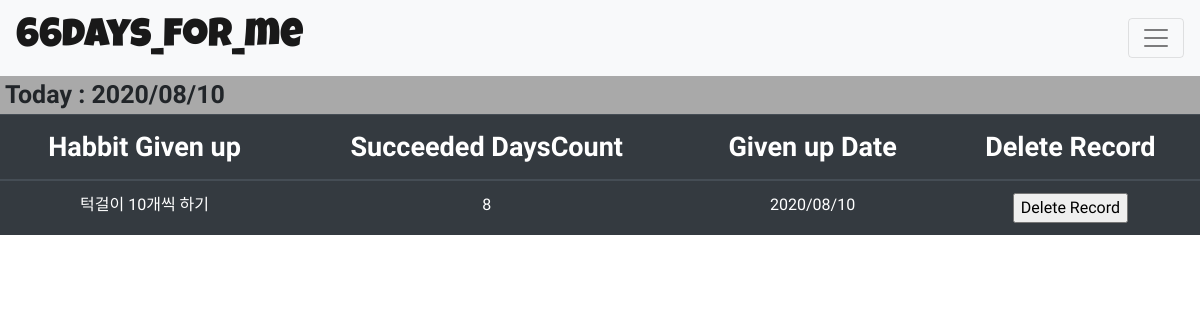
The app's page /record/ with its own data.
### memoApp/models.py (models this page shows)
class Habbit(models.Model):
    habbitName=models.CharField(max_length=13)
    start_datetime=datetime.datetime.now()
    startDate=models.CharField(max_length=30)
    progress=models.CharField(max_length=66)
    finishDate=models.CharField(max_length=30)
    daysCount=models.SmallIntegerField()
    daysFail=models.SmallIntegerField()
    daysSucceed = models.SmallIntegerField()
    give_up=models.BooleanField(default=False)
    givenup_date=models.CharField(max_length=30)

### memoApp/views.py (the view)
# urls.py: path('record/', views.record, name='recordPage'),
def record(req):
    startDate = datetime.datetime.now()
    nowDate = startDate.strftime('%Y/%m/%d')
    non_give_up_habbit_list = []
    for habbit in Habbit.objects.all():
        if habbit.give_up == True:
            non_give_up_habbit_list.append(habbit)
        else:
            pass
    for habbit in non_give_up_habbit_list:
        givenUpdate=habbit.start_datetime + datetime.timedelta(days=habbit.daysCount)
        habbit.givenup_date=givenUpdate.strftime('%Y/%m/%d')
        habbit.save()
    content = {'date':nowDate,'habbits': non_give_up_habbit_list}
    return render(req, 'memoApp/record.html', content)

### memoApp/templates/memoApp/record.html (shortened to what this page needs)
<!doctype html>
<html lang="ko">
  <head>
    <link rel="stylesheet" href="https://stackpath.bootstrapcdn.com/bootstrap/4.4.1/css/bootstrap.min.css">
  </head>
  <body style="margin:0px;">
    <div style="margin:0px;" class="navPart">
      <nav class="navbar navbar-light bg-light">
        <a class="navbar-brand" href="/">66days_for_me</a>
        <button class="navbar-toggler" type="button" data-toggle="collapse" data-target="#navbarSupportedContent" aria-controls="navbarSupportedContent" aria-expanded="false" aria-label="Toggle navigation">
          <span class="navbar-toggler-icon"></span>
        </button>
      </nav>
    </div>
    <div class="createPart">
      <b style="margin-left: 5px; font-size:25px; font-family: 'Do Hyeon', sans-serif;">Today : {{ date }}</b>
    </div>
     <div style="margin-top:0px;" class="tablePart">
          <table class="table table-dark">
            <thead style="font-family: 'Abel'; font-size: 27px;">
              <tr>
                <th scope="col">Habbit Given up</th>
                <th scope="col">Succeeded DaysCount</th>
                <th scope="col">Given up Date</th>
                <th scope="col">Delete Record</th>
              </tr>
            </thead>
            <tbody style=" font-family: 'Do Hyeon', sans-serif;">
            {% for habbit in habbits %}
              <tr>
                <td>{{ habbit.habbitName }}</td>
                <td>{{ habbit.daysSucceed }}</td>
                <td>{{ habbit.givenup_date }}</td>
                <form action="./deleteRecord/" method="POST">{% csrf_token %}
                    <td>
                      <input type="submit" value="Delete Record">
                    </td>
                </form>
              </tr>
            {% endfor %}
            </tbody>
          </table>
        </div>
  </body>
</html>

### memoApp/templates/memoApp/record.html (style rules this page uses)
.navbar-brand { font-family: 'Luckiest Guy'; font-size: 40px; margin:0px; padding:0px; }
.createPart { background-color:darkGrey; height:37.5px; font-family:'Do Hyeon', sans-serif; font-size:25px; }
th, td { text-align:center; }

### records on screen
Habbit: habbitName "턱걸이 10개씩 하기", daysSucceed "8", givenup_date "2020/08/10"
